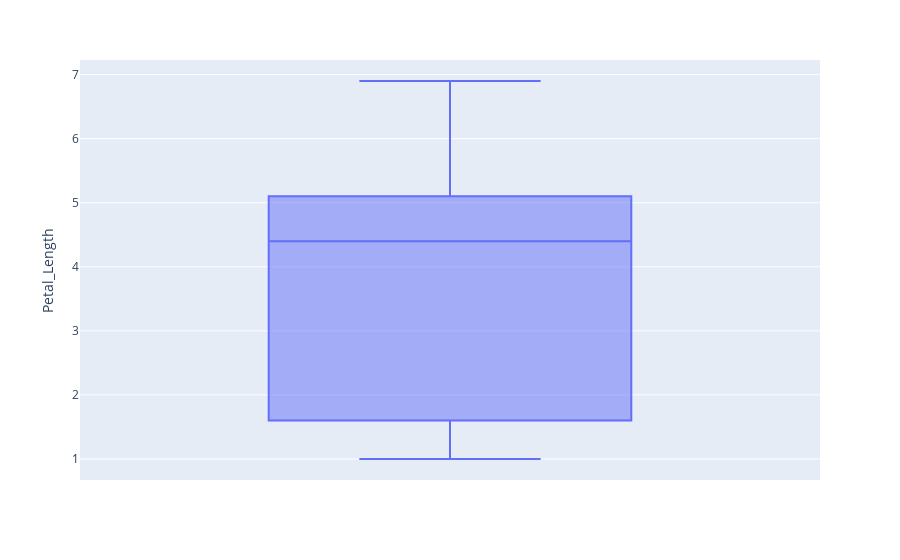

Here is the notebook cell this chart was saved with:
### Code cell
import plotly.express as px
fig = px.box(data, y = 'Petal_Length')
fig.show()

### Figure 1 — Plotly figure (JSON) as saved in the notebook; plotly's stock layout.template omitted (floating-point values rounded to 4 significant figures; data arrays with more than 128 entries replaced by an {"elided": "..."} marker saying what was removed)
{"data": [{"alignmentgroup": "True", "hovertemplate": "Petal_Length=%{y}<extra></extra>", "legendgroup": "", "marker": {"color": "#636efa"}, "name": "", "notched": false, "offsetgroup": "", "orientation": "v", "showlegend": false, "type": "box", "x0": " ", "xaxis": "x", "y": {"elided": "147 float values"}, "y0": " ", "yaxis": "y"}], "layout": {"boxmode": "group", "legend": {"tracegroupgap": 0}, "margin": {"t": 60}, "xaxis": {"anchor": "y", "domain": [0, 1]}, "yaxis": {"anchor": "x", "domain": [0, 1], "title": {"text": "Petal_Length"}}}}
